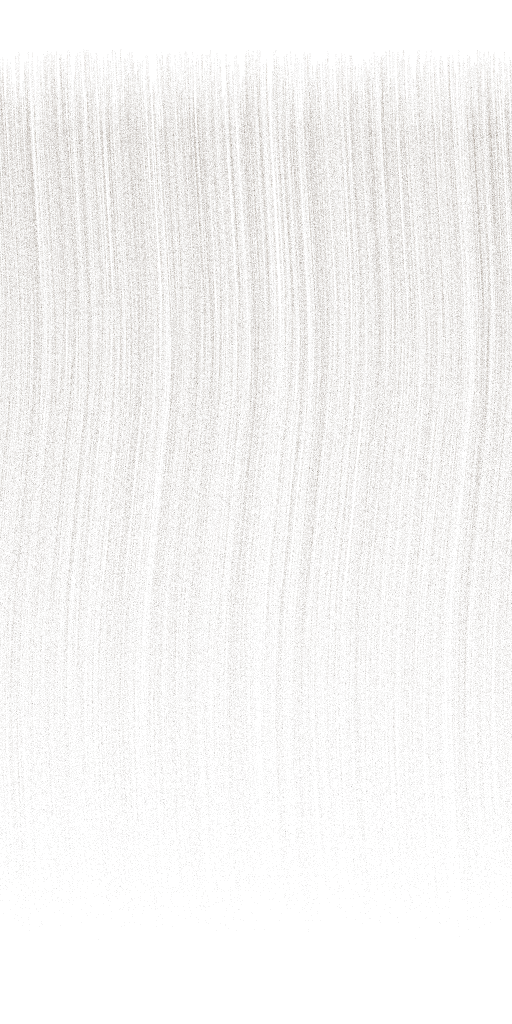
#> input picture anthroforge-v2/fur-prototype/fur_card_texture_a.png, 512 x 1024 px, found by its file name; the run also reads 1 picture not shown here
$ python gen_fur_colour.py
#> lines starting #> are read from the running program, lines starting #| are printed output that depends on the picture
### anthroforge-v2/markings-lab/generate_markings.py
#!/usr/bin/env python3
"""
AnthroForge markings-lab: procedural marking texture generators.

Reference implementation for MARKINGS.md section 6.3 / section 8.
Generators take exactly the parameter dicts the character record stores
(MARKINGS.md section 3: generator.kind + generator.params + seed) and
resolve them to grayscale strength masks in base-UV space (0 = no marking,
255 = full marking colour).

Kinds:
  stripes  -- tiger-style branching, tapered bands from a dorsal spine
  rosettes -- broken-ring clusters (leopard/lion-cub), weaker centre
  spots    -- solid discs; tiles seamlessly (wrap-around drawing)

Deps: PIL + numpy only. Run: python3 generate_markings.py
Outputs land in ./out/
"""
import json
import math
import os

import numpy as np
from PIL import Image, ImageDraw, ImageFilter

OUT = os.path.join(os.path.dirname(os.path.abspath(__file__)), "out")
SIZE = 1024

BASE_COAT = (200, 155, 106)     # tawny ground coat
MARK_DARK = (36, 20, 7)         # near-black brown marking colour
PAPER = (24, 24, 28)            # preview sheet background


# ---------------------------------------------------------------- helpers

# [18 lines left out: functions ellipse_poly, composite, not called in this run]


# ---------------------------------------------------------------- stripes

def gen_stripes(params, size=SIZE):
    """Tiger-style branching stripes from a dorsal spine (vertical centre).

    The canvas stands in for a torso-back UV region: spine down the middle,
    stripes emanate sideways and droop toward the belly edge, tapering
    root->tip, ~branch_prob of them fork mid-length.
    """
    rng = np.random.default_rng(params.get("seed", 1))
    count = params.get("count", 46)
    width = params.get("width_px", 15)
    branch_prob = params.get("branch_prob", 0.4)
    img = Image.new("L", (size, size), 0)
    dr = ImageDraw.Draw(img)

    def spine_x(y):
        return size * 0.5 + size * 0.012 * math.sin(y / size * math.pi)

    def draw_band(x0, y0, side, length, w0, droop):
        """One tapered, wavy band as a filled polygon."""
        steps = 16
        pts, widths = [], []
        phase = rng.uniform(0, 2 * math.pi)
        for i in range(steps + 1):
            t = i / steps
            x = x0 + side * length * (t ** 0.92)
            y = y0 + droop * size * 0.10 * (t ** 1.6) \
                + math.sin(t * 3.1 + phase) * size * 0.006
            pts.append((x, y))
            widths.append(max(1.2, w0 * (1 - t) ** 0.72))
        left, right = [], []
        for i, (x, y) in enumerate(pts):
            if i < len(pts) - 1:
                dx, dy = pts[i + 1][0] - x, pts[i + 1][1] - y
            else:
                dx, dy = x - pts[i - 1][0], y - pts[i - 1][1]
            n = math.hypot(dx, dy) or 1.0
            nx, ny = -dy / n, dx / n
            left.append((x + nx * widths[i] / 2, y + ny * widths[i] / 2))
            right.append((x - nx * widths[i] / 2, y - ny * widths[i] / 2))
        dr.polygon(left + right[::-1], fill=255)
        return pts, widths

    ys = np.linspace(size * 0.04, size * 0.96, count)
    for y0 in ys:
        y0 = float(y0 + rng.normal(0, size * 0.008))
        for side in (-1, 1):
            if rng.random() < 0.08:            # occasional missing stripe
                continue
            length = size * rng.uniform(0.26, 0.40)
            w0 = width * rng.uniform(0.75, 1.3)
            pts, _ = draw_band(spine_x(y0), y0, side, length, w0,
                               droop=rng.uniform(0.5, 1.0))
            if rng.random() < branch_prob:     # fork
                bx, by = pts[len(pts) // 2]
                draw_band(bx, by, side, length * rng.uniform(0.35, 0.55),
                          w0 * 0.55, droop=rng.uniform(1.4, 2.1))
    soft = params.get("softness", 0.35)
    if soft > 0:
        img = img.filter(ImageFilter.GaussianBlur(soft * 4))
    return img


# ---------------------------------------------------------------- spots / rosettes

# [133 lines left out: functions gen_spots, silhouette, preview_sheet, main, not called in this run]


# [2 lines that do not run on import are left out]

### anthroforge-v2/fur-craft/a11-colour/work/gen_fur_colour.py
#!/usr/bin/env python3
"""
AnthroForge A11 — fur colour patterning prototype.

Implements the two-level fur colour model (see ../FUR_COLOUR.md):

  HAIR LEVEL  — a parametric banded-shaft profile. Bands are (centre,
  width, pigment) along hair parameter t (0 = root, 1 = tip). The
  pheomelanin band widths are driven by one biological knob, the ASIP
  "pulse width": ASIP pulses during growth switch the melanocyte from
  eumelanin to pheomelanin; a longer pulse = a wider light band.
  CORIN suppresses ASIP (wider band = "wideband"/golden); stripe-zone
  follicles run pulse ~ 0 (melanic hairs).

  COAT LEVEL  — a markings mask (MARKINGS.md generators) becomes a
  melanism field m in [0,1]; each follicle's profile is the ground
  profile with its pheomelanin bands shrunk by (1-m). Tabby/tiger
  stripes are therefore NOT a second texture: they are the same shaft
  program with the pulse turned down, which is what the biology does
  (stripe hairs are uniformly eumelanin; ground hairs are banded).

Outputs (../textures, ../renders):
  shaft profiles JSON (character-record format), shaft atlas image,
  card textures recoloured from the fur-prototype's baked strand alpha
  (real strand layout, our colour), an undercoat card set, shell alpha
  erosion levels, coat-level diffuse for wolf + tabby (the markings
  mask driving fur colour directly), and a PIL contact sheet incl. the
  distance-read test (optical mixing of the cards).

Deps: PIL + numpy. Textures follow the fur-prototype card convention:
512x1024 RGBA, image row 0 = hair ROOT, row H-1 = hair TIP.
"""
import json
import math
import os
import sys

import numpy as np
from PIL import Image, ImageDraw, ImageFilter

HERE = os.path.dirname(os.path.abspath(__file__))
ROOT = os.path.dirname(HERE)
TEX = os.path.join(ROOT, "textures")
REN = os.path.join(ROOT, "renders")
SRC_ALPHA = os.path.expanduser(
    "~/workspace/anthroforge-v2/fur-prototype/fur_card_texture_a.png")
SRC_ALPHA_B = os.path.expanduser(
    "~/workspace/anthroforge-v2/fur-prototype/fur_card_texture_b.png")
MARKINGS = os.path.expanduser("~/workspace/anthroforge-v2/markings-lab")
os.makedirs(TEX, exist_ok=True)
os.makedirs(REN, exist_ok=True)

# ---------------------------------------------------------------- pigments

def hx(s):
    s = s.lstrip("#")
    return tuple(int(s[i:i + 2], 16) / 255.0 for i in (0, 2, 4))

# A band: centre/width in t, colour, and whether ASIP pulse width scales it.
# Eumelanin bands are the "default state"; pheomelanin bands are the pulse.
def profile_from_bands(bands, melanism=0.0, n=1024):
    """Sample a shaft profile to an (n,3) float array, t = 0..1 root->tip.

    Pheomelanin bands shrink toward their centre as melanism rises
    (pulse width -> 0); eumelanin absorbs the freed length because the
    profile is evaluated as nearest-band-centre in a warped t space:
    we build the profile by painting bands in order over an eumelanin
    ground, with soft edges, so shrinking a pheo band exposes eumelanin.
    """
    t = np.linspace(0, 1, n)
    # ground = the eumelanin "base" colour (first band marked ground)
    ground = hx(next(b["colour"] for b in bands if b.get("ground")))
    prof = np.tile(np.array(ground), (n, 1))
    for b in bands:
        if b.get("ground"):
            continue
        w = b["width"] * ((1.0 - melanism) ** 1.35 if b.get("pulse") else 1.0)
        if w <= 0.004:
            continue
        d = np.abs(t - b["centre"]) / (w / 2.0)
        soft = b.get("soft", 0.35)
        a = np.clip((1.0 - d) / soft + 0.5, 0, 1) if soft > 0 else (d < 1).astype(float)
        c = np.array(hx(b["colour"]))
        prof = prof * (1 - a[:, None]) + c * a[:, None]
    return prof

def integral_colour(prof):
    """Length-weighted mean = the colour the coat reads at distance,
    and the correct tint for LOD3 / texture-only floors."""
    return prof.mean(axis=0)

# ---------------------------------------------------------------- profiles
# Wolf guard hair (dorsal): dark base, tan pheo band, pale cream band,
# black tip — the classic multi-band agouti that reads grizzled.
WOLF_GUARD = [
    {"centre": 0.0, "width": 0.30, "colour": "#38312b", "ground": True},
    {"centre": 0.34, "width": 0.26, "colour": "#a97e4f", "pulse": True},
    {"centre": 0.60, "width": 0.24, "colour": "#d9c49a", "pulse": True},
    {"centre": 0.90, "width": 0.30, "colour": "#201c19"},
]
# Wolf undercoat: woolly, near-solid pale warm grey, darker root third.
WOLF_UNDER = [
    {"centre": 0.0, "width": 0.4, "colour": "#6f6455", "ground": True},
    {"centre": 0.62, "width": 0.9, "colour": "#a3967f"},
]
# Wolf ventral hair: ventral promoter => solid pheomelanin, NO banding.
WOLF_VENTRAL = [
    {"centre": 0.0, "width": 0.3, "colour": "#8a6f4d", "ground": True},
    {"centre": 0.6, "width": 0.95, "colour": "#c8ab7d"},
]
# Tabby ground hair (brown tabby): several fine bands = visible ticking.
TABBY_GROUND = [
    {"centre": 0.0, "width": 0.26, "colour": "#453729", "ground": True},
    {"centre": 0.30, "width": 0.22, "colour": "#b0824a", "pulse": True},
    {"centre": 0.50, "width": 0.10, "colour": "#4c3b2a"},
    {"centre": 0.66, "width": 0.20, "colour": "#c09a5c", "pulse": True},
    {"centre": 0.90, "width": 0.26, "colour": "#231b13"},
]
# Tiger ground hair (cross-check species): dark base AND tip, single
# sub-apical pheomelanin band (Xu et al. 2017) — derived from TABBY by
# construction in the doc; kept here as a third profile family.
TIGER_GROUND = [
    {"centre": 0.0, "width": 0.34, "colour": "#3d2c1c", "ground": True},
    {"centre": 0.62, "width": 0.30, "colour": "#c07f36", "pulse": True},
    {"centre": 0.93, "width": 0.26, "colour": "#191008"},
]

PROFILES = {
    "wolf.guard.dorsal":   (WOLF_GUARD, 0.0),
    "wolf.undercoat":      (WOLF_UNDER, 0.0),
    "wolf.ventral":        (WOLF_VENTRAL, 0.0),
    "tabby.ground":        (TABBY_GROUND, 0.0),
    "tabby.stripe":        (TABBY_GROUND, 0.97),   # same program, pulse ~ 0
    "tiger.ground":        (TIGER_GROUND, 0.0),
    "tiger.stripe":        (TIGER_GROUND, 0.97),
}

# ---------------------------------------------------------------- helpers

def smooth_noise_1d(n, scale, rng):
    """Low-frequency 1D noise in [0,1] via upsampled random control points."""
    k = max(2, int(n / scale))
    pts = rng.random(k + 2)
    x = np.linspace(0, k + 1, n)
    return np.interp(x, np.arange(k + 2), pts)

def load_alpha(path):
    im = Image.open(path).convert("RGBA")
    return np.asarray(im).astype(np.float32) / 255.0

def bake_card(alpha_rgba, prof_fn, out_path, seed=7, phase_amp=0.14):
    """Recolour a baked strand-alpha card through a shaft profile.

    prof_fn(t, x_frac) -> (H,W,3) float colour. Two-octave per-column
    phase jitter: neighbouring follicles are NOT band-synchronised
    (hairs sit at different growth phases and lengths), so band edges
    must break up at strand scale — a clean strata card reads as a
    flag, not fur. Coarse octave keeps loose neighbourhood coherence,
    fine octave decorrelates strand-to-strand.
    """
    H, W = alpha_rgba.shape[:2]
    rng = np.random.default_rng(seed)
    alpha = alpha_rgba[..., 3]
    t = np.linspace(0, 1, H)[:, None] * np.ones((1, W))
    jitter = ((smooth_noise_1d(W, 44, rng) - 0.5) * 0.45
              + (smooth_noise_1d(W, 5, rng) - 0.5) * 1.55) * phase_amp
    tt = np.clip(t + jitter[None, :], 0, 1)
    xf = np.linspace(0, 1, W)[None, :] * np.ones((H, 1))
    col = prof_fn(tt, xf)
    val = 0.88 + 0.24 * smooth_noise_1d(W, 9, rng)[None, :, None]
    grain = 0.96 + 0.08 * rng.random((H, W, 1)).astype(np.float32)
    col = np.clip(col * val * grain, 0, 1)
    out = np.zeros((H, W, 4), dtype=np.float32)
    out[..., :3] = col
    out[..., 3] = alpha
    Image.fromarray((out * 255).astype(np.uint8), "RGBA").save(out_path)
    return out

def prof_sampler(bands, melanism=0.0, n=1024):
    prof = profile_from_bands(bands, melanism, n)
    def sample(tt, xf=None):
        idx = np.clip((tt * (n - 1)).astype(int), 0, n - 1)
        return prof[idx]
    return sample, prof

# ---------------------------------------------------------------- cards

def main():
    rng = np.random.default_rng(11)
    alpha_a = load_alpha(SRC_ALPHA)
#> in load_alpha, im is the input picture: PIL image 512x1024 RGBA; mean R, G, B, A 69.2, 60.9, 52.6, 16.3
    alpha_b = load_alpha(SRC_ALPHA_B)

    # --- wolf agouti guard cards (dense + sparse, matching prototype A/B)
    s_wolf, prof_wolf = prof_sampler(WOLF_GUARD)
    bake_card(alpha_a, s_wolf, os.path.join(TEX, "card_wolf_agouti_a.png"), seed=7)
    bake_card(alpha_b, s_wolf, os.path.join(TEX, "card_wolf_agouti_b.png"), seed=8)

    # --- tabby: pure ground card + stripe-boundary card.
    # The boundary card is a follicle-zone patch: melanism field m(x)
    # sweeps 0 -> 1 across the card width, so hairs grade from banded
    # ground hairs to melanic stripe hairs exactly as they do across a
    # real stripe edge (pulse width narrows, dark bands merge).
    s_ground, prof_ground = prof_sampler(TABBY_GROUND, 0.0)
    bake_card(alpha_a, s_ground, os.path.join(TEX, "card_tabby_ground.png"), seed=9)

    n = 1024
    K = 33
    ms = np.linspace(0, 0.97, K)
    LUT = np.stack([profile_from_bands(TABBY_GROUND, float(mm), n)
                    for mm in ms]).astype(np.float32)   # (K, n, 3)
    def boundary_fn(tt, xf):
        m = np.clip((xf - 0.30) / 0.40, 0, 1)          # stripe edge sweep
        m = m * m * (3 - 2 * m) * 0.97
        pos = m / 0.97 * (K - 1)
        i0 = np.clip(np.floor(pos).astype(int), 0, K - 2)
        fi = (pos - i0)[..., None]
        tf = tt * (n - 1)
        j0 = np.clip(np.floor(tf).astype(int), 0, n - 2)
        fj = (tf - j0)[..., None]
        return (LUT[i0, j0] * (1 - fi) * (1 - fj) + LUT[i0 + 1, j0] * fi * (1 - fj)
                + LUT[i0, j0 + 1] * (1 - fi) * fj + LUT[i0 + 1, j0 + 1] * fi * fj)
    bake_card(alpha_a, boundary_fn, os.path.join(TEX, "card_tabby_boundary.png"), seed=10)
#> in boundary_fn, `j0 = np.clip(np.floor(tf).astype(int), 0, n - 2)`:
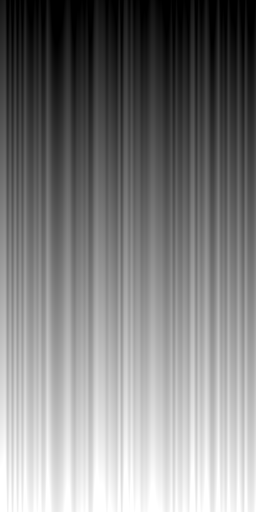
#> tf: shape (1024, 512) float64 (shown at 1/2 size); min 0, max 1023, mean 509.1; drawn with min black and max white

    # --- undercoat card: own strand alpha (short, dense, wavy, woolly)
    H, W = 512, 512
    uc = Image.new("L", (W, H), 0)
#> uc: PIL image 512x512 L; every value is 0
    dr = ImageDraw.Draw(uc)
    for _ in range(1500):
        x0 = rng.uniform(-10, W)
        ln = rng.uniform(0.35, 0.62) * H
        amp = rng.uniform(2, 7)
        ph = rng.uniform(0, 6.28)
        pts = [(x0 + amp * math.sin(ph + y / ln * 5.0), y)
               for y in np.linspace(0, ln, 14)]
        dr.line(pts, fill=int(rng.uniform(90, 200)), width=2)
    uc = uc.filter(ImageFilter.GaussianBlur(0.7))
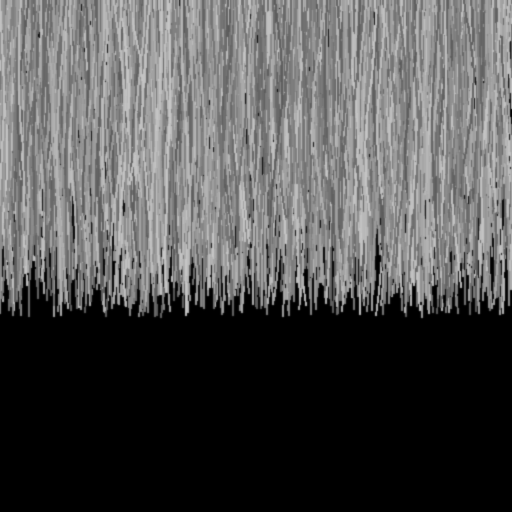
#> uc: PIL image 512x512 L; min 0, max 198, mean 82.4
    uc_a = np.asarray(uc).astype(np.float32) / 255.0
    alpha_uc = np.zeros((H, W, 4), dtype=np.float32)
    alpha_uc[..., 3] = uc_a
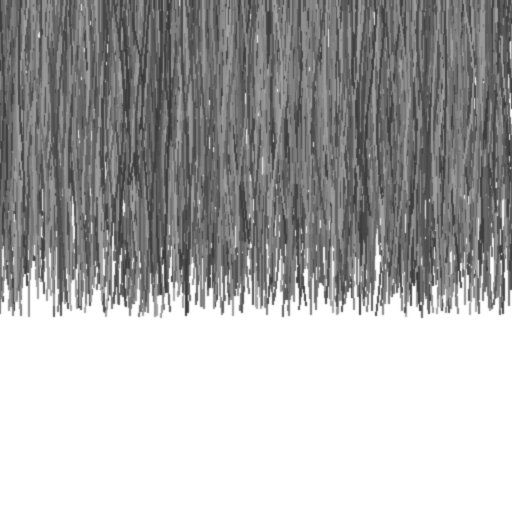
#> alpha_uc: shape (512, 512, 4) float32; mean of channels 0, 1, 2, 3 0, 0, 0, 0.323; transparent parts drawn white
    s_under, prof_under = prof_sampler(WOLF_UNDER)
    bake_card(alpha_uc, s_under, os.path.join(TEX, "card_wolf_undercoat.png"),
              seed=12, phase_amp=0.10)
#> in bake_card (call 5), `col = prof_fn(tt, xf)`:
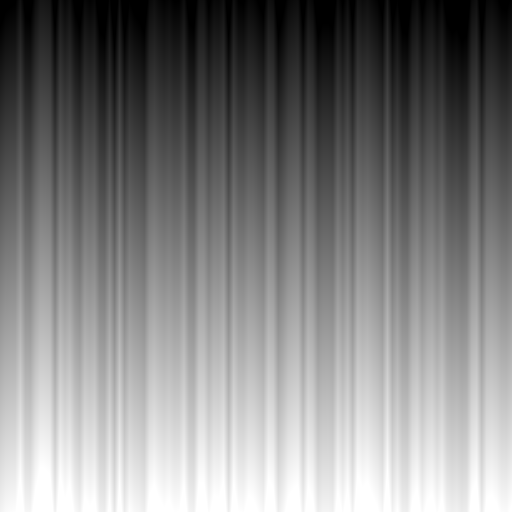
#> tt: shape (512, 512) float64; min 0, max 1, mean 0.503
#> in bake_card (call 5), `out[..., 3] = alpha`:
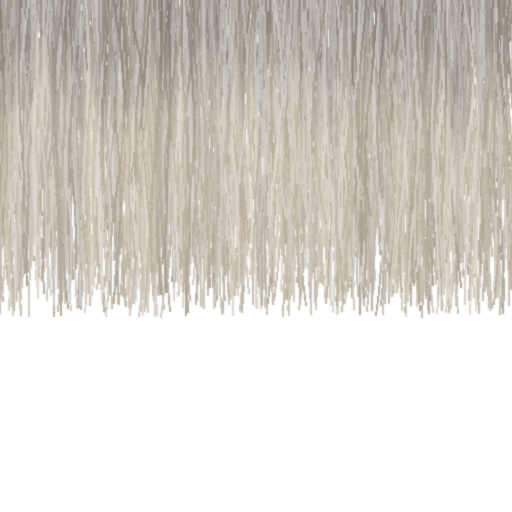
#> out: shape (512, 512, 4) float32; mean of channels 0, 1, 2, 3 0.592, 0.543, 0.46, 0.323; transparent parts drawn white

    # --- shell alpha erosion levels (tileable; shells threshold by level)
    S = 512
    base = Image.new("L", (S, S), 0)
    dr = ImageDraw.Draw(base)
    for _ in range(2600):
        x, y = rng.uniform(0, S, 2)
        ln = rng.uniform(18, 60)
        for dx in (-S, 0, S):
            for dy in (-S, 0, S):
                dr.line([(x + dx, y + dy), (x + dx + rng.uniform(-3, 3), y + dy + ln)],
                        fill=int(rng.uniform(120, 255)), width=1)
#> this loop made 2600 passes
#> (x, y, ln) on passes 1 to 3: (61.35, 104.2, 44.02), (144.7, 421.9, 35.14), (177.8, 399, 59.04)
    base_a = np.asarray(base).astype(np.float32) / 255.0
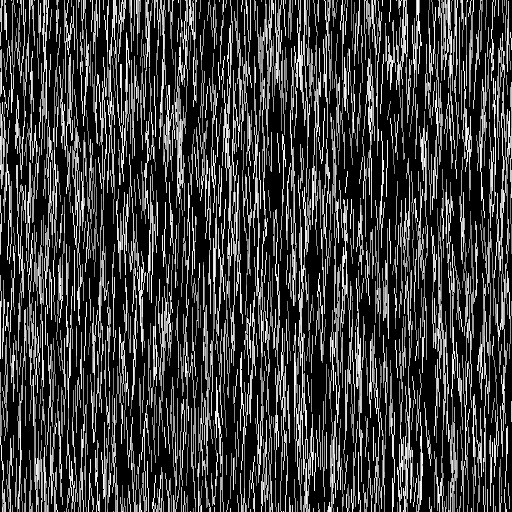
#> base_a: shape (512, 512) float32; min 0, max 0.996, mean 0.241
    for lvl, keep in enumerate((0.95, 0.75, 0.5, 0.28)):
        a = np.clip((base_a - (1 - keep)) / max(keep, 1e-6), 0, 1)
        Image.fromarray((a * 255).astype(np.uint8), "L").save(
            os.path.join(TEX, f"shell_alpha_l{lvl}.png"))

    # --- coat-level diffuse (shell tint + texture-only floor).
    # Wolf dorsal: integral (distance) colour of the guard profile over
    # undercoat show-through speckle. Tabby: the MARKINGS stripes mask
    # selects ground vs stripe integral colours — the mask driving the
    # fur colour function directly, per MARKINGS.md section 1.1.
    sys.path.insert(0, MARKINGS)
    from generate_markings import gen_stripes  # noqa: E402

    def speckle(shape, rng, amp=0.10):
        n1 = rng.random(shape)
        n2 = np.asarray(Image.fromarray((n1 * 255).astype(np.uint8))
                        .filter(ImageFilter.GaussianBlur(1.2))).astype(float) / 255.0
        return 1.0 - amp / 2 + amp * n2

    C = 512
    int_wolf = integral_colour(prof_wolf)
    int_under = integral_colour(prof_under)
    sp = speckle((C, C), rng)
#> in speckle, `n2 = np.asarray(Image.fromarray((n1 * 255).astype(np.uint8)) .filter(I..`:
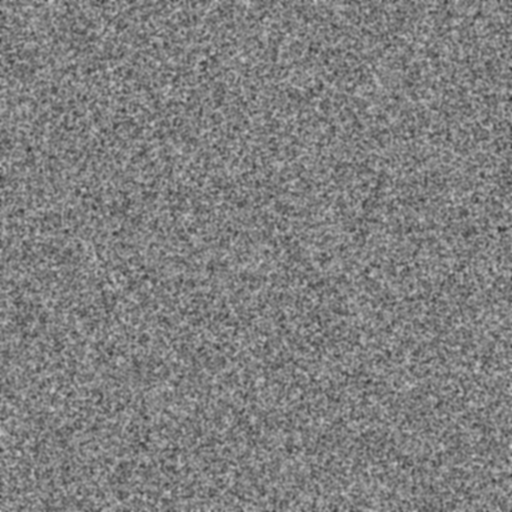
#> n2: shape (512, 512) float64; min 0.204, max 0.808, mean 0.499
    show = (rng.random((C, C)) > 0.72).astype(float)  # undercoat peeks
#> show: shape (512, 512) float64; values 0 (black) and 1 (white), 28% white in thin lines or dots
#> (the rest of the program and of its run is left out)
